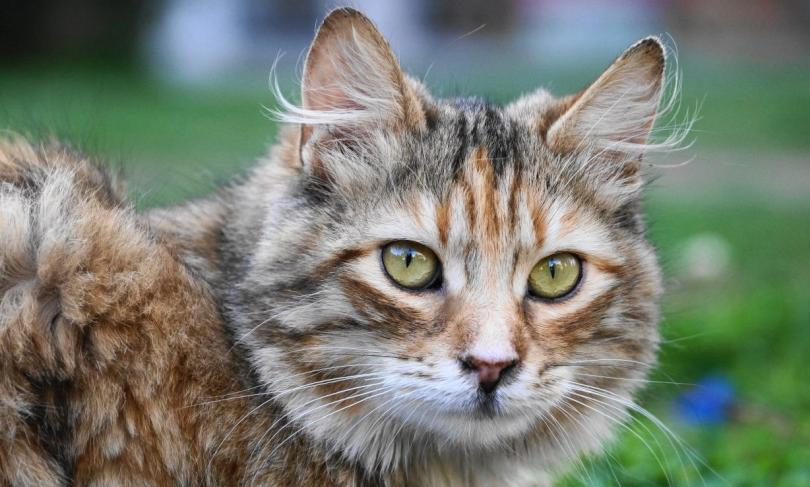
#> input picture ödev1/images.jpg, 810 x 487 px
$ python main.py
#> lines starting #> are read from the running program, lines starting #| are printed output that depends on the picture
import cv2
import numpy as np


def write(histogram):
    for k in range (0,256):
        print(k,"=",histogram[k])

path=cv2.imread("images.jpg",0)
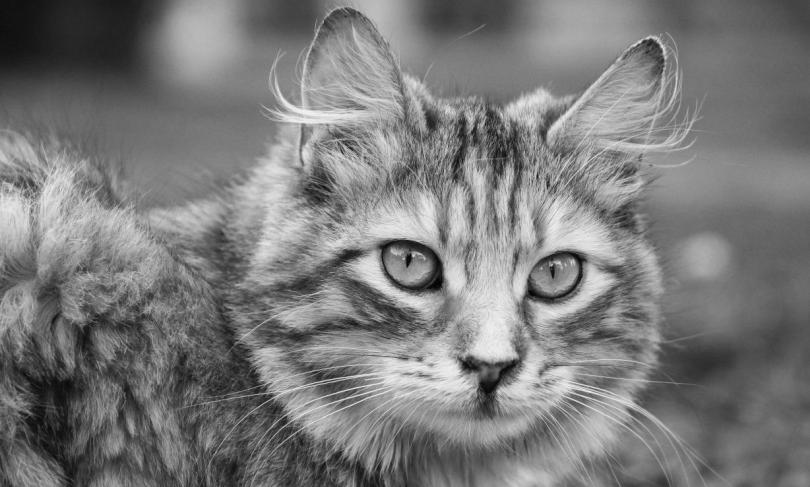
#> path: shape (487, 810); min 0, max 246, mean 122.1


histogram= np.zeros(256)
[h,w]=np.shape(path)
#> h = 487; w = 810
for i in range (0,h):
    for j in range (0,w):
        k=path[i,j]
        histogram[k]=histogram[k]+1
#> after the loop, histogram = 256 values, max 4236 at index 126, min 0 at index 245, mean 1540.9

write(histogram)
#> the loop in write, `for k in range (0,256):` made 256 passes
#| 0 = 2.0
#| 1 = 1.0
#| 2 = 6.0
#| 3 = 6.0
#| 4 = 7.0
#| 5 = 7.0
#| 6 = 11.0
#| 7 = 17.0
#> (further printed lines are left out)
cv2.imshow("grey foto",path)
cv2.waitKey()
